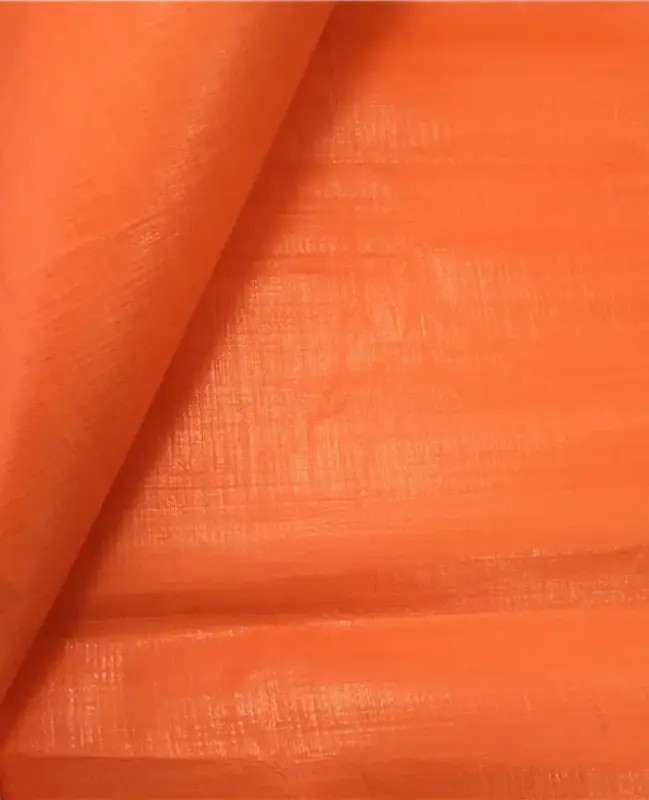
#> input picture training_data/orange/0770f328edf83a42b411dc82e0e2a28e.webp, 649 x 800 px
$ python color_trainer.py
#> lines starting #> are read from the running program, lines starting #| are printed output that depends on the picture
import cv2
import numpy as np
import glob
import json
import os

# ==========================================
# KONFIGURASI (CUKUP UBAH BAGIAN INI SAJA)
# ==========================================
# Ganti jadi "biru" atau "oranye" sesuai folder yang mau di-train
TARGET_NAME = "orange"

# Pastikan folder strukturmu sesuai. Contoh: training_datasets/biru_crop/*.webp
INPUT_PATTERN = f"training_data/{TARGET_NAME}/*.webp"
OUTPUT_FILE   = f"models/{TARGET_NAME}_model.json"

# ==========================================
# LOGIKA PROGRAM (JANGAN DIUBAH)
# ==========================================
print(f"Target Training: {TARGET_NAME.upper()}")
print(f"Membaca dataset dari: {INPUT_PATTERN}")

# 1. Ambil semua file gambar
images = glob.glob(INPUT_PATTERN)

if len(images) == 0:
    print(f"Error: Tidak ada foto di {INPUT_PATTERN}")
    print("   Pastikan nama folder benar dan isinya file .webp")
    exit()

# List penampung pixel
all_h = []
all_s = []
all_v = []

print(f"Memproses {len(images)} foto...")

for img_path in images:
    img = cv2.imread(img_path)
#> img is the input picture: shape (800, 649, 3); mean B, G, R 50.9, 100.2, 231.3
    if img is None: continue

    # Convert ke HSV
    hsv = cv2.cvtColor(img, cv2.COLOR_BGR2HSV)
#> hsv: shape (800, 649, 3); mean H, S, V 8.1, 200.3, 231.3
    h, s, v = cv2.split(hsv)
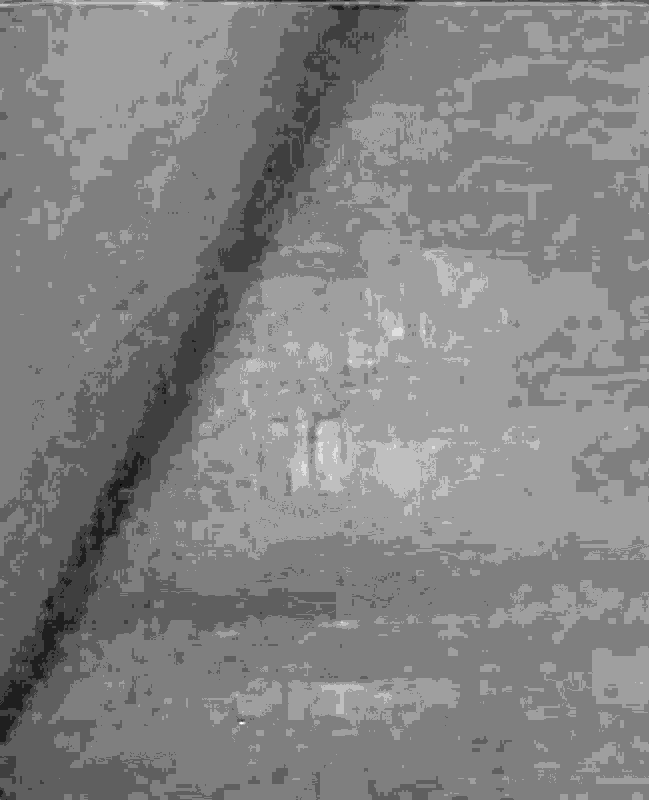
#> h: shape (800, 649); min 4, max 12, mean 8.14; drawn with min black and max white
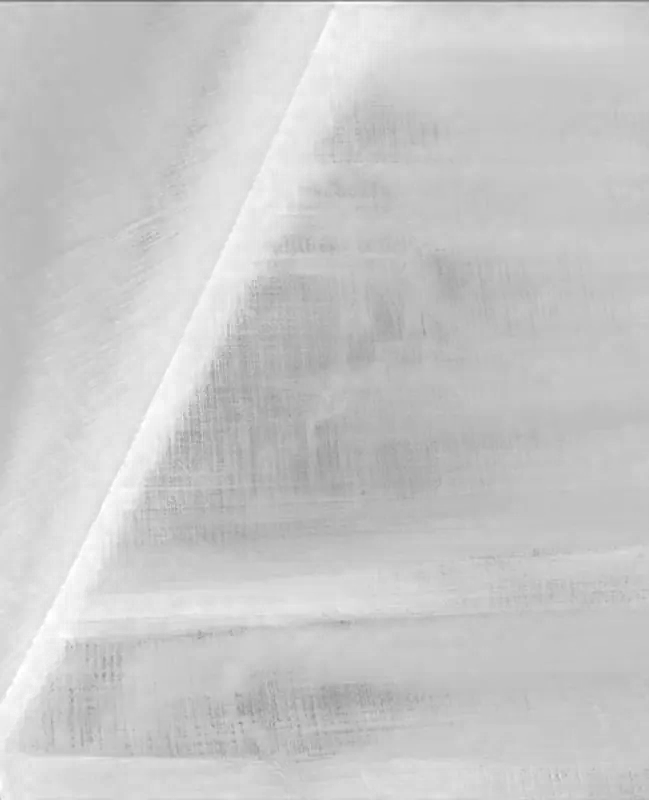
#> s: shape (800, 649); min 110, max 255, mean 200.3
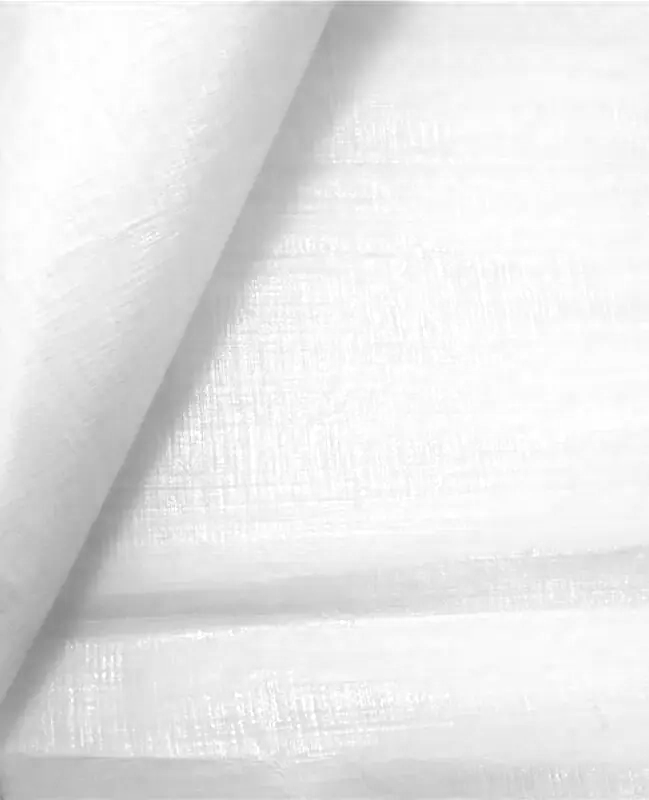
#> v: shape (800, 649); min 138, max 255, mean 231.3

    # Ratakan array dan masukkan ke penampung
    all_h.extend(h.flatten())
    all_s.extend(s.flatten())
    all_v.extend(v.flatten())

# 2. PROSES STATISTIK (METODE PERCENTILE)
# Kita pakai Percentile (bukan Mean) karena lebih akurat membuang "sampah"
print("Menghitung statistik (Percentile Method)...")

# Kita potong 5% data teraneh (outlier) di bawah dan atas
lower_h = int(np.percentile(all_h, 5))
#> lower_h = 7
upper_h = int(np.percentile(all_h, 95))
#> upper_h = 9

# Saturation & Value toleransinya lebih longgar (2% cut)
lower_s = int(np.percentile(all_s, 2))
#> lower_s = 173
upper_s = int(np.percentile(all_s, 98))
#> upper_s = 237

lower_v = int(np.percentile(all_v, 2))
#> lower_v = 168
upper_v = int(np.percentile(all_v, 98))
#> upper_v = 254

# 3. SAFETY PADDING (PENGAMAN)
# Melonggarkan sedikit range biar gak terlalu kaku
pad_h = 5
pad_sv = 20

lower_h = max(0, lower_h - pad_h)
#> lower_h = 2
upper_h = min(179, upper_h + pad_h)
#> upper_h = 14

lower_s = max(0, lower_s - pad_sv)
#> lower_s = 153
upper_s = min(255, upper_s + pad_sv)
#> upper_s = 255

lower_v = max(0, lower_v - pad_sv)
#> lower_v = 148
upper_v = min(255, upper_v + pad_sv)
#> upper_v = 255

# 4. SIMPAN KE FILE
data_model = {
    "target": TARGET_NAME,
    "lower": [lower_h, lower_s, lower_v],
    "upper": [upper_h, upper_s, upper_v],
    "note": "Generated by train_maker.py (Percentile Mode)"
}

# Pastikan folder 'models' ada dulu
# os.makedirs("models", exist_ok=True)

with open(OUTPUT_FILE, "w") as f:
    json.dump(data_model, f, indent=4)

print("\n  TRAINING SELESAI!")
print(f"   Target: {TARGET_NAME}")
print(f"   Range H: {lower_h} - {upper_h}")
#|    Range H: 2 - 14
print(f"   Range S: {lower_s} - {upper_s}")
#|    Range S: 153 - 255
print(f"   Range V: {lower_v} - {upper_v}")
#|    Range V: 148 - 255
print(f"   Hasil disimpan ke file: '{OUTPUT_FILE}'")
